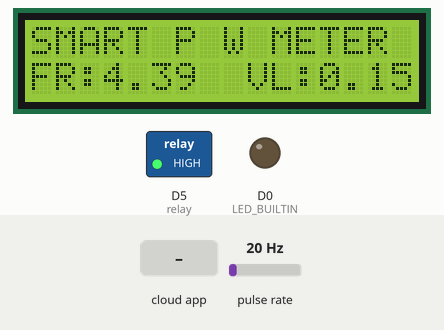
Bench run of a sketch on a simulated ESP8266 (NodeMCU). Parts: 16×2 character LCD, switched loads named in the sketch (green lamp = pin HIGH), output pins drawn as LEDs (lit = HIGH). Wiring (inferred from the names in the program): pulse sensor: data D4. The test bench sets the inputs (shaded band); at power-on: pulse rate 20 Hz. WiFi joins after 1.5 s; servers stay silent unless stated; the Firebase database answers and starts empty; what the sketch prints to the serial monitor is not drawn.

Above: at 4.3 s.
4.4 s: pulse rate (sensor on D4) set to 4 Hz
At 6.6 s:
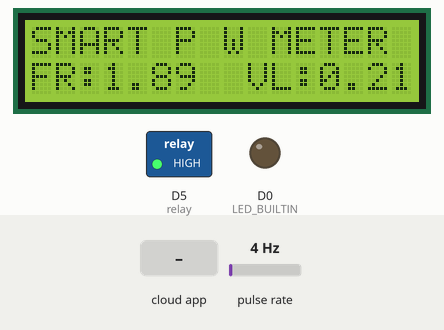
7.4 s: pulse rate (sensor on D4) set to 50 Hz
At 8.1 s:
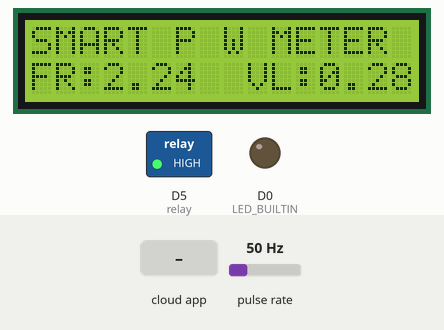
10.2 s: the phone or cloud app sets key to 1
At 12.2 s:
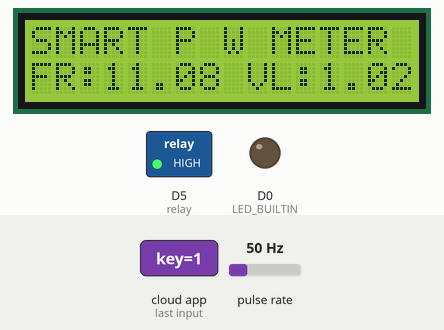
13.2 s: pulse rate (sensor on D4) set to 100 Hz
At 14.2 s:
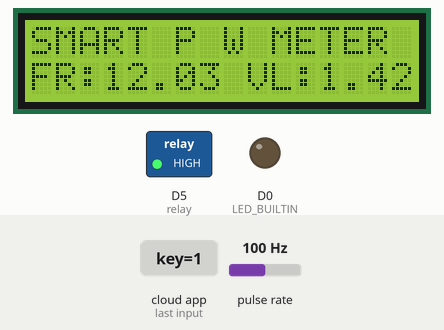
Timing chart, 0 to 16.2 s (numbered marks = the images above; inputs shaded):
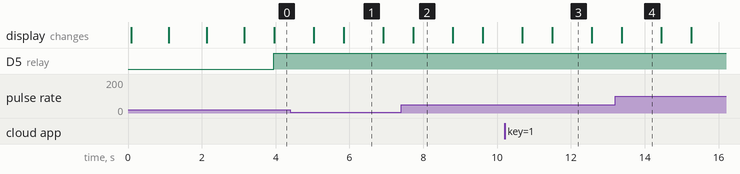

Measured:
- what the display in image 1 shows lasts 1.1 s, from 5.8 s to 6.9 s

The sketch:

NewWaterFlow.ino
```cpp
#include <ESP8266WiFi.h>
#include <FirebaseESP8266.h>
#include <ThingSpeak.h>

#include <Wire.h>
#include <LiquidCrystal_I2C.h>
LiquidCrystal_I2C lcd(0x27, 16, 2);

//firebase
#define FIREBASE_HOST "https://meter-123-default-rtdb.firebaseio.com"
#define FIREBASE_AUTH "AIzaSyCXkVM3-W_BwztwNDrtU-05PGyac8pQEQA"

//wifi
#define WIFI_SSID "RussiaN"
#define WIFI_PASSWORD "mlakalakanji"

//Thingspeak
const char* host = "api.thingspeak.com";
const char* writeAPIKey = "25W83PHHY4AVXOOO";
unsigned long chanID = 2146181;

FirebaseData firebaseData;
WiFiClient client;

//some pins
#define LED_BUILTIN 16
#define SENSOR  D4
#define relay D5

//Define some variables
long currentMillis = 0;
long previousMillis = 0;
int interval = 1000;
boolean ledState = LOW;
float calibrationFactor = 4.5;
volatile byte pulseCount;
byte pulse1Sec = 0;
float flowRate;
unsigned long flowMilliLitres;
unsigned int totalMilliLitres;
float flowLitres;
float totalLitres;
float remainingWater;
int userSignal;
float token;
String previousRecharge = ""; // Variable to store previous data value
String previousSignal = "";

void IRAM_ATTR pulseCounter(){
  pulseCount++;
}

void setup() {
  lcd.begin();
  lcd.clear();
  lcd.backlight();

  //pins mode
  pinMode(LED_BUILTIN, OUTPUT);
  pinMode(SENSOR, INPUT_PULLUP);
  pinMode(relay, OUTPUT);

  //initial assignment of variables
  pulseCount = 0;
  flowRate = 0.0;
  flowMilliLitres = 0;
  totalMilliLitres = 0;
  previousMillis = 0;
  remainingWater = 0;
  int b = 0;

  attachInterrupt(digitalPinToInterrupt(SENSOR), pulseCounter, FALLING);

  // Put your setup code here, to run once:
  WiFi.begin(WIFI_SSID, WIFI_PASSWORD);
  ThingSpeak.begin(client);
  Serial.begin(115200);

  // Establishing a WiFi connection
  while (WiFi.status() != WL_CONNECTED) {
    Serial.print(".");
    lcd.setCursor(0, 0);
    lcd.print("Conectng to WiFi");
    lcd.setCursor(b, 1);
    lcd.print(".");
    b = b + 1;

    delay(1000);
  }

  Serial.println();
  Serial.print("Connected with: ");
  Serial.print(WiFi.localIP());
  lcd.setCursor(0, 0);
  lcd.print("Connected to");
  lcd.setCursor(0, 1);
  lcd.print(WiFi.localIP());
  delay(1000);

  // Connecting to Firebase
  Firebase.begin(FIREBASE_HOST, FIREBASE_AUTH);
  Firebase.reconnectWiFi(true);
}

void loop() {
  lcd.clear();
  //lcd.begin(16, 2);
  lcd.setCursor(0, 0);
  lcd.print("SMART P W METER");
  //lcd.scrollDisplayLeft();
  delay(500);
  //delay(200);

  Serial.println("SMART WATER METER");
  // getting the recharge value from the database
  if (Firebase.getString(firebaseData, "/meter/token/key")) {
    String newData = firebaseData.stringData();
    if (newData != previousRecharge) {
      Serial.println("tocken has changed!");
      Serial.println("New data: " + newData);
      previousRecharge = newData;
      token = newData.toFloat();
      remainingWater = remainingWater + token;
    }
  }

  //getting the signal value from the database
  if (Firebase.getString(firebaseData, "/meter/signal/key")) {
    String newData = firebaseData.stringData();
    if (newData != previousSignal) {
      Serial.println("signal has changed!");
      Serial.println("New data: " + newData);
      previousSignal = newData;
      userSignal = newData.toInt();
    }
  }

  //error for db
  else {
    Serial.println("Failed to connect to Firebase");
  }

  if (remainingWater < 0.01){
    digitalWrite(relay, HIGH); //closing the valve
  }
  else if (remainingWater > 0){
  if (userSignal == 1){
    digitalWrite(relay, LOW);//opening the valve
    Serial.println("opened the valve");
    }
  if (userSignal == 0){
    digitalWrite(relay, HIGH);//closing the valve
    Serial.println("closed the valve");
    }
  }

  Serial.println("remaining water");
  Serial.print(remainingWater);


  currentMillis = millis();
  if (currentMillis - previousMillis > interval){
    pulse1Sec = pulseCount;
    pulseCount = 0;

  /*
    Because this loop may not complete in exactly 1 second intervals we calculate
    the number of milliseconds that have passed since the last execution and use
    that to scale the output. We also apply the calibrationFactor to scale the output
    based on the number of pulses per second per units of measure (litres/minute in
    this case) coming from the sensor.

    Divide the flow rate in litres/minute by 60 to determine how many litres have
    passed through the sensor in this 1 second interval, then multiply by 1000 to
    convert to millilitres.

    Adding the millilitres passed in this second to the cumulative total
  */


    flowRate = (((1000.0 / (millis() - previousMillis)) * pulse1Sec) / calibrationFactor);
    previousMillis = millis();

    flowMilliLitres = ((flowRate / 60) * 1000)*2;
    flowLitres = (flowRate / 60)*2;

    totalMilliLitres += flowMilliLitres;
    totalLitres += flowLitres;

    //Printing the flow rate for this second in litres/ minute
    Serial.print("Flow rate: ");
    Serial.print(float(flowRate));
    Serial.print("L/min");
    Serial.print("\t");

    //Printing the flow rate for this second in litres/ minute
    lcd.setCursor(0, 1);
    lcd.print("FR:");
    lcd.print(flowRate);

    //Printing the cumulative total litres flowed since starting
    Serial.print("Output Liquid Quantity: ");
    Serial.print(totalMilliLitres);
    Serial.print("mL / ");
    Serial.print(totalLitres);
    Serial.println("L");

    //Printing the cumulative total liters flowed since starting
    lcd.setCursor(9, 1);
    lcd.print("VL:");
    lcd.print(totalLitres);
  }

  //writing total litters to database
  if(Firebase.setString(firebaseData, "/meter/volume", totalLitres)){
    Serial.println("PASSED");
    Serial.println("PATH: " + firebaseData.dataPath());
    Serial.println("TYPE: " + firebaseData.dataType());
  }
  else{
    //error
    Serial.println("FAILED");
    Serial.println("REASON: " + firebaseData.errorReason());
  }

  //writing  the flow rate to database
  if(Firebase.setString(firebaseData, "/meter/flowRate", flowRate)){
    Serial.println("PASSED");
    Serial.println("PATH: " + firebaseData.dataPath());
    Serial.println("TYPE: " + firebaseData.dataType());
  }
  else{
    //error
    Serial.println("FAILED");
    Serial.println("REASON: " + firebaseData.errorReason());
  }

  //Writing to Thingspeak
  ThingSpeak.writeField(chanID, 1, flowRate, writeAPIKey);
  ThingSpeak.writeField(chanID, 2, totalLitres, writeAPIKey);

  //updating the remaining water
  remainingWater = remainingWater - (flowLitres);

  // Sending remainingWater to Firebase database
  String remainingWaterString = String(remainingWater);
  Firebase.setString(firebaseData, "/meter/remainingWater", remainingWaterString);
  //delay(1000);
}
```
